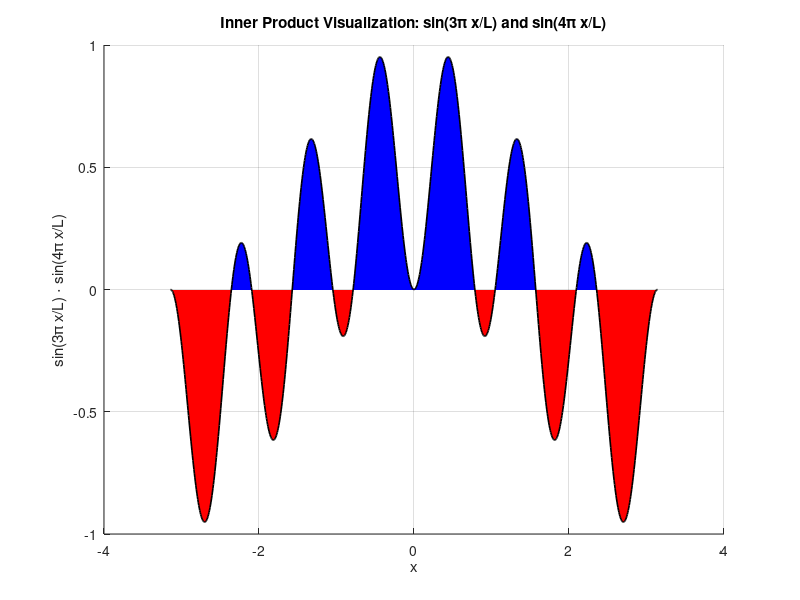

Here is the MATLAB script that generated this plot:

%% PRACTICE 6.1. Orthogonality of sine functions.

clc; close all; clear all;

% Define harmonic indices m and n
m = 3; % Integer index of the first sinusoidal component
n = 4; % Integer index of the second sinusoidal component
L = pi; % Define half-period L (Full period T = 2L)
% Generate the abscissa vector x over the interval [-L, L]
x = linspace(-L, L, 1000);
% Define the two sinusoidal basis functions
f1 = sin(m * pi * x / L);  % sin(3πx/L)
f2 = sin(n * pi * x / L);  % sin(4πx/L)
% Compute the element-wise product (integrand)
product_val = f1 .* f2;
% Isolate positive and negative regions for visualization
positive_part = product_val;
positive_part(positive_part < 0) = 0;
negative_part = product_val;
negative_part(negative_part > 0) = 0;
% Visualization of the product and its constituent areas
figure; hold on;
area(x, positive_part, 'FaceColor', 'b', 'EdgeColor', 'none');  % Blue: Positive area
area(x, negative_part, 'FaceColor', 'r', 'EdgeColor', 'none');  % Red: Negative area
plot(x, product_val, 'k', 'LineWidth', 1.2);                   % Product waveform
xlabel('x'); ylabel('sin(3\pi x/L) \cdot sin(4\pi x/L)');
title('Inner Product Visualization: sin(3\pi x/L) and sin(4\pi x/L)'); grid on;
% Define the product as an anonymous function for numerical integration
f_integrand = @(x) sin(m * pi * x / L) .* sin(n * pi * x / L);
% Compute the definite integral over the interval [-L, L]
result = integral(f_integrand, -L, L);
% Display the inner product result
disp(['Inner product result: ', num2str(result)]);
